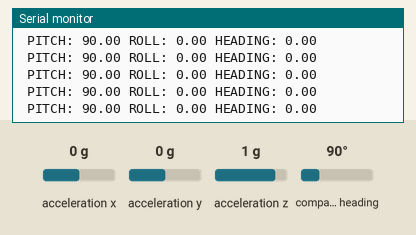
Simulated run of this sketch. Board: Arduino Uno, built with avr-gcc and run on an emulated ATmega328P. Shown: the last lines printed to the serial monitor. Inputs (shaded band) come from the test bench; at power-on: acceleration x 0 g, compass heading 90°, acceleration z 1 g, acceleration y 0 g.

Above: at 2.2 s.
2.3 s: acceleration x set to -1.4 g
At 2.35 s:
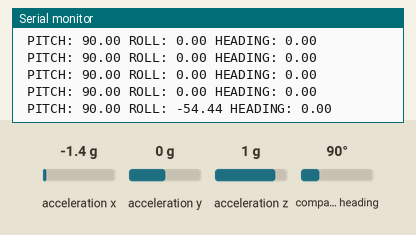
3.8 s: compass heading set to 7°
At 3.89 s:
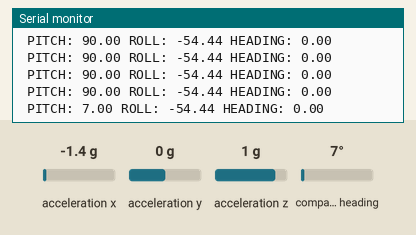
6.8 s: acceleration z set to -1.4 g
At 6.88 s:
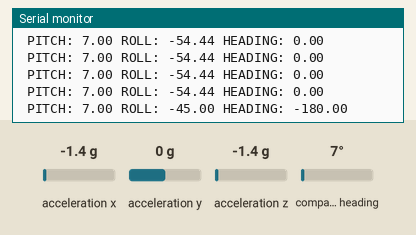
9.8 s: acceleration y set to -1.4 g
At 9.87 s:
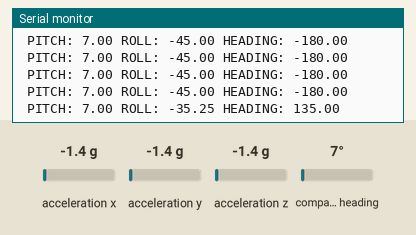
Timing chart, 0 to 12.8 s (numbered marks = the images above; inputs shaded):
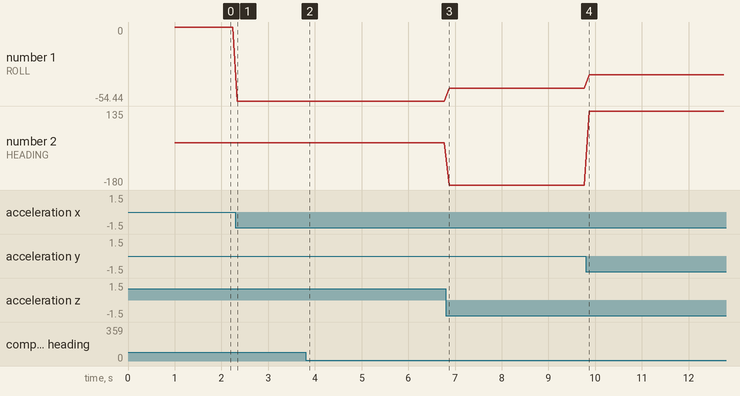

The sketch:

Roll.ino
```cpp
#include <Wire.h>
#include <Adafruit_Sensor.h>
#include <Adafruit_BNO055.h>
#include <utility/imumaths.h>

/* This driver reads raw data from the BNO055

   Connections
   ===========
   Connect SCL to analog 5
   Connect SDA to analog 4
   Connect VDD to 3.3V DC
   Connect GROUND to common ground

/* Set the delay between fresh samples */
#define BNO055_SAMPLERATE_DELAY_MS (100)

Adafruit_BNO055 bno = Adafruit_BNO055();

void setup(void)
{
  Serial.begin(9600);
  Serial.println("Orientation Sensor Raw Data Test"); Serial.println("");

  /* Initialise the sensor */
  if(!bno.begin())
  {
    /* There was a problem detecting the BNO055 ... check your connections */
    Serial.print("Ooops, no BNO055 detected ... Check your wiring or I2C ADDR!");
    while(1);
  }

  delay(1000);
  bno.setExtCrystalUse(true);
}

void loop(void)
{
  imu::Vector<3> euler = bno.getVector(Adafruit_BNO055::VECTOR_EULER);

  /* Display the floating point data */
 Serial.print(" PITCH: ");
  Serial.print(euler.x());
  Serial.print(" ROLL: ");
  Serial.print(euler.y());
   Serial.print(" HEADING: ");
  Serial.print(euler.z());
  Serial.print("\t\t");
  Serial.println("");


  delay(BNO055_SAMPLERATE_DELAY_MS);
}
```

Measured:
- after the input at 2.3 s, the serial monitor: prints a new line at once (image 1)
- after the input at 3.8 s, the serial monitor: prints a new line after 0.09 s (image 2)
- after the input at 6.8 s, the serial monitor: prints a new line after 0.08 s (image 3)
- after the input at 9.8 s, the serial monitor: prints a new line after 0.07 s (image 4)
- plotted number 1: 0 → -54.44 after the input at 2.3 s, -54.44 → -45 after the input at 6.8 s, -45 → -35.25 after the input at 9.8 s
- plotted number 2: 0 → -180 after the input at 6.8 s, -180 → 135 after the input at 9.8 s
